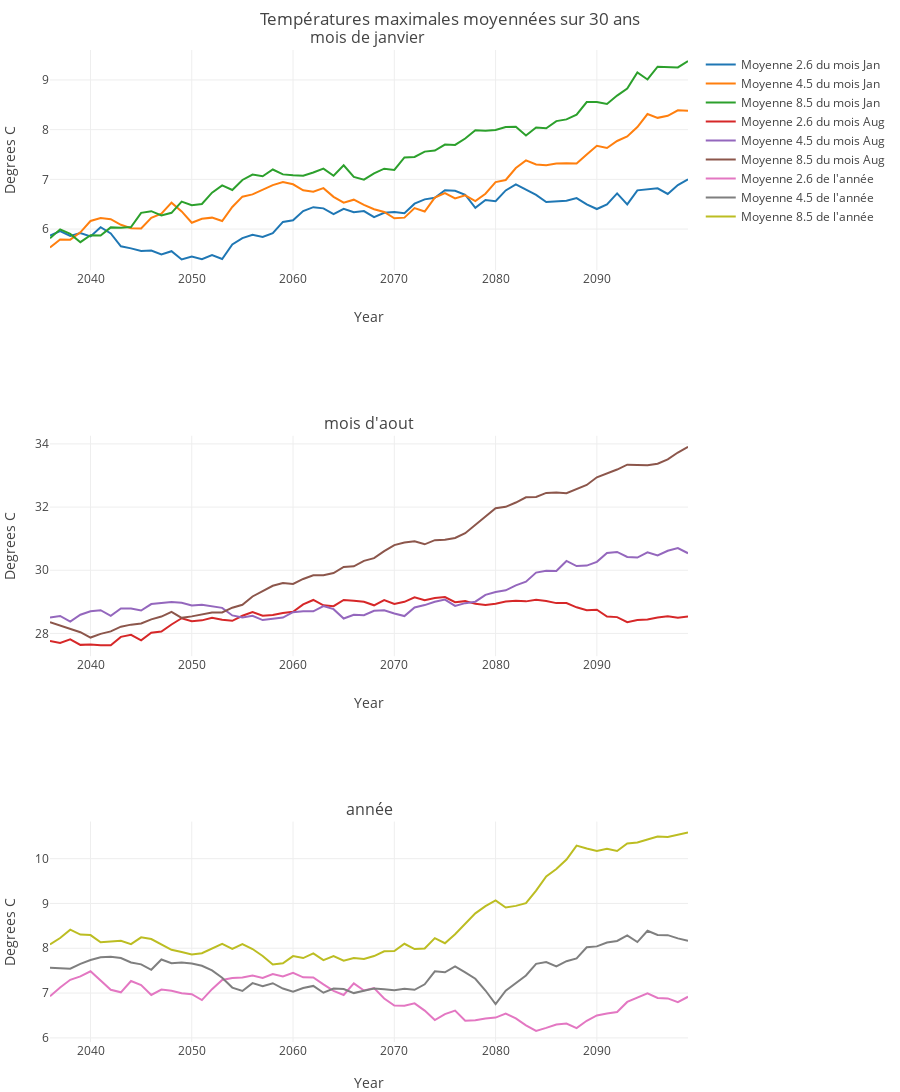

Notebook cell for this chart:
### Markdown cell above
Le diagramme ci-dessous  représente l'évolution sur `yearPeriod` années de la température dans la région Lyonnaise.(Décommenter la dernière ligne du bloc pour afficher la figure)

### Code cell
q = 0
trace26_0 = go.Scatter(
    x = lyon_year[firstPlotYear:lastPlotYear],
    y = moyMAreaInterval_26[q,:],
    name ='Moyenne 2.6 du mois %s'%lyon_month[calcMonth[q]]
)
trace45_0 = go.Scatter(
    x = lyon_year[firstPlotYear:lastPlotYear],
    y = moyMAreaInterval_45[q,:],
    name ='Moyenne 4.5 du mois %s'%lyon_month[calcMonth[q]]
)
trace85_0 = go.Scatter(
    x = lyon_year[firstPlotYear:lastPlotYear],
    y = moyMAreaInterval_85[q,:],
    name ='Moyenne 8.5 du mois %s'%lyon_month[calcMonth[q]]
)

q = 1
trace26_1 = go.Scatter(
    x = lyon_year[firstPlotYear:lastPlotYear],
    y = moyMAreaInterval_26[q,:],
    name ='Moyenne 2.6 du mois %s'%lyon_month[calcMonth[q]]
)
trace45_1 = go.Scatter(
    x = lyon_year[firstPlotYear:lastPlotYear],
    y = moyMAreaInterval_45[q,:],
    name ='Moyenne 4.5 du mois %s'%lyon_month[calcMonth[q]]
)

trace85_1 = go.Scatter(
    x = lyon_year[firstPlotYear:lastPlotYear],
    y = moyMAreaInterval_85[q,:],
    name ='Moyenne 8.5 du mois %s'%lyon_month[calcMonth[q]]
)

q = 2
trace26_2 = go.Scatter(
    x = lyon_year[firstPlotYear:lastPlotYear],
    y = moyMAreaInterval_26[q,:],
    name ="Moyenne 2.6 de l'année"
)
trace45_2 = go.Scatter(
    x = lyon_year[firstPlotYear:lastPlotYear],
    y = moyMAreaInterval_45[q,:],
    name ="Moyenne 4.5 de l'année"
)

trace85_2 = go.Scatter(
    x = lyon_year[firstPlotYear:lastPlotYear],
    y = moyMAreaInterval_85[q,:],
    name ="Moyenne 8.5 de l'année"
)

fig = tools.make_subplots(rows=3, 
                          cols=1, 
                          subplot_titles=("mois de janvier ","mois d'aout","année"))

fig.append_trace(trace26_0, 1, 1)
fig.append_trace(trace45_0, 1, 1)
fig.append_trace(trace85_0, 1, 1)
fig.append_trace(trace26_1, 2, 1)
fig.append_trace(trace45_1, 2, 1)
fig.append_trace(trace85_1, 2, 1)
fig.append_trace(trace26_2, 3, 1)
fig.append_trace(trace45_2, 3, 1)
fig.append_trace(trace85_2, 3, 1)

fig['layout']['xaxis1'].update(title='Year')
fig['layout']['xaxis2'].update(title='Year')
fig['layout']['xaxis3'].update(title='Year')
fig['layout']['yaxis1'].update(title='Degrees C')
fig['layout']['yaxis2'].update(title='Degrees C')
fig['layout']['yaxis3'].update(title='Degrees C')
fig['layout']['margin'] = {'l': 50, 'r': 10, 'b': 50, 't': 50}
fig['layout'].update(autosize = False, height=1200, width=900, title='Températures maximales moyennées sur 30 ans\n')

py.iplot(fig, filename='basic-line')
